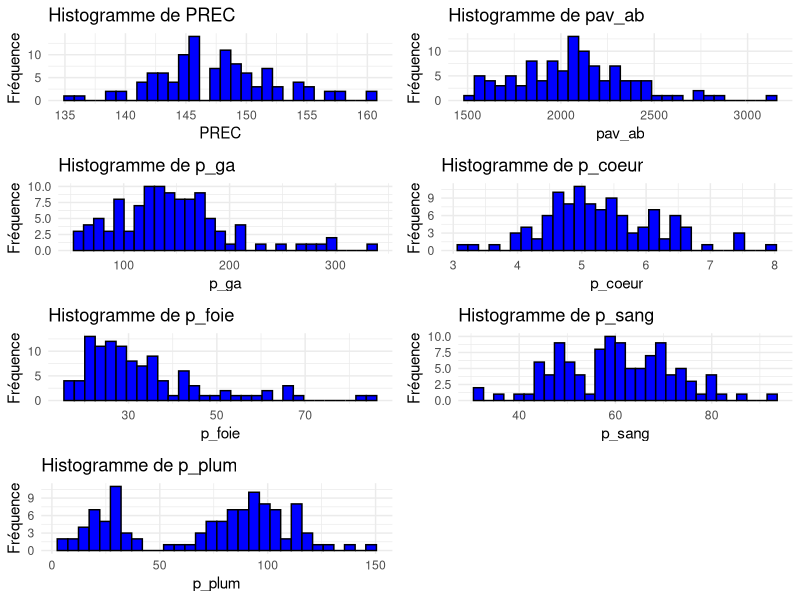
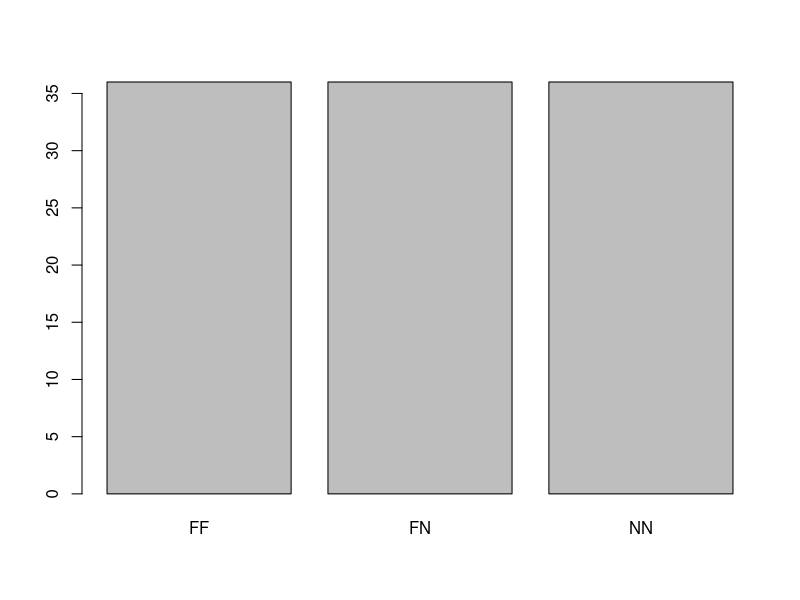
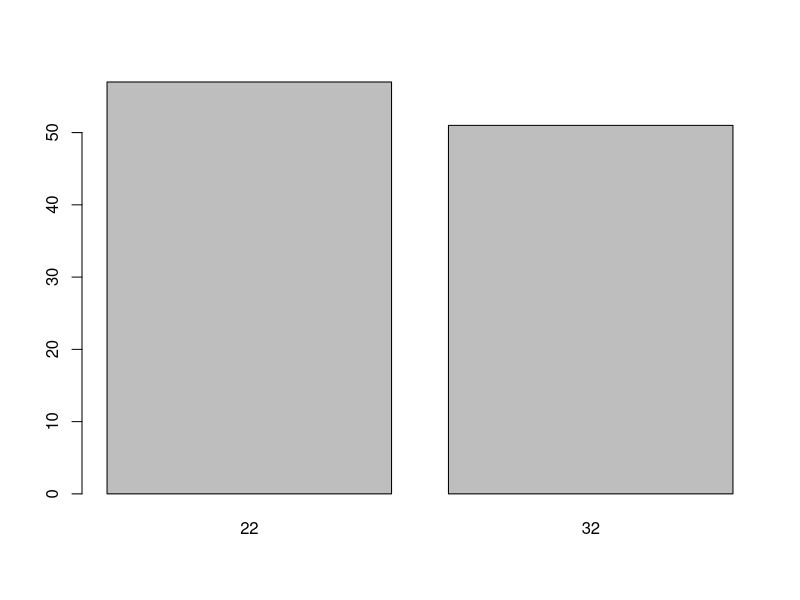
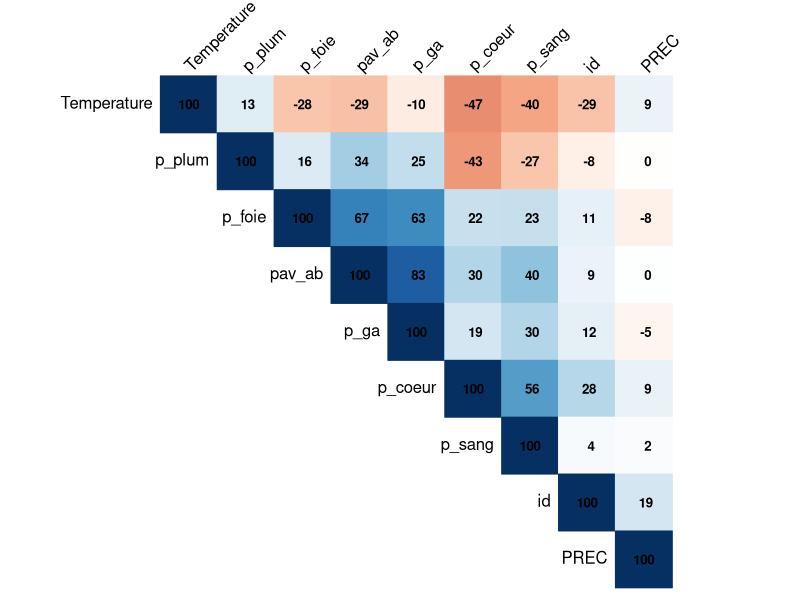
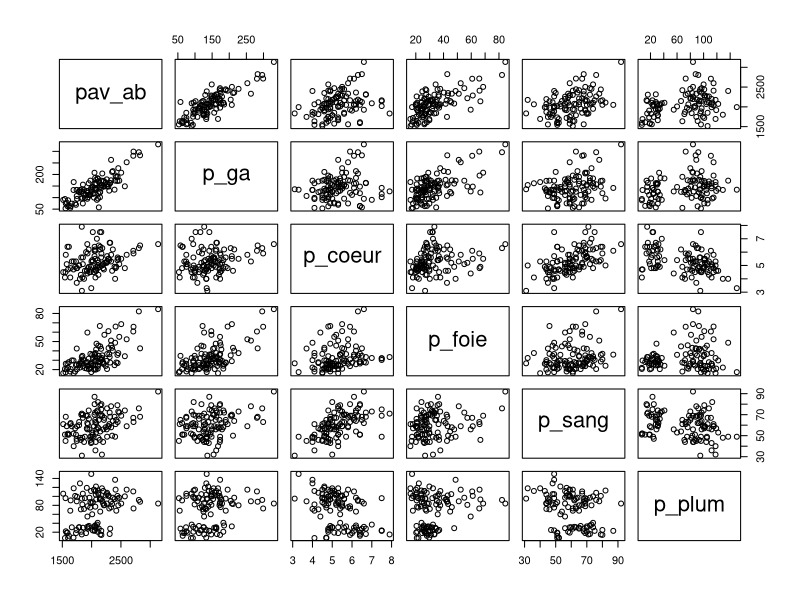
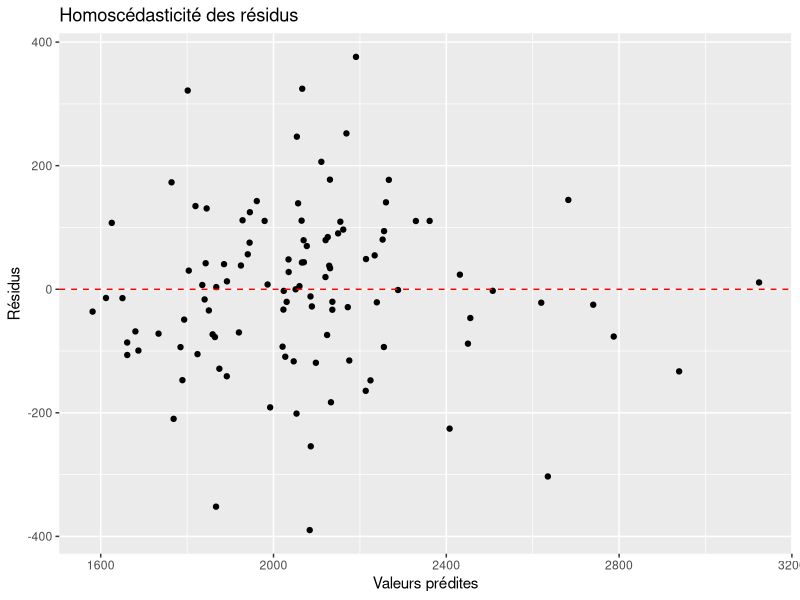
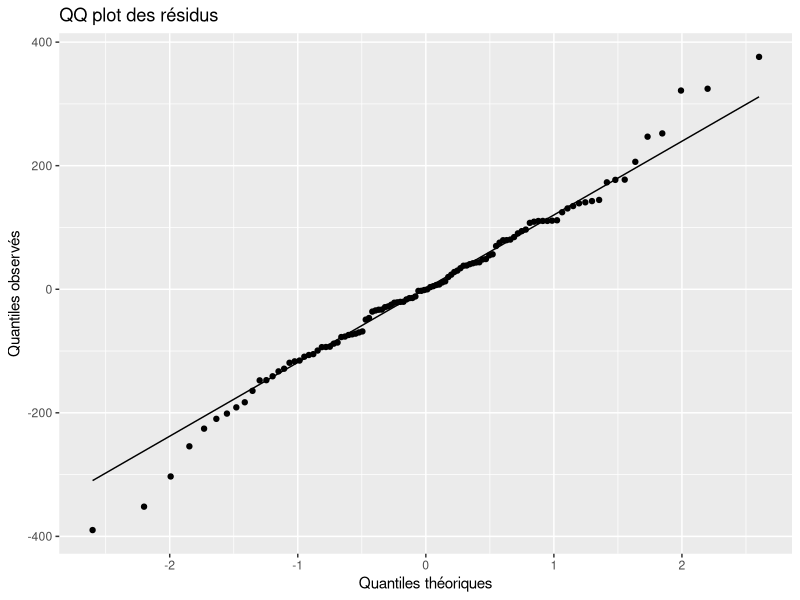

Reproduce these figures in R, in order.
## ---- chunk 1

## ---- chunk 2
# Chargement des données 
poules <- read.table(file = "poules.txt", header = T)
# Afficher les premières ligne du jeu de données
head(poules)

## ---- chunk 3
#| echo: true
# Afficher les informatons sur les variables
str(poules)
## ---- chunk 4
# résumé du jeu de données
summary(poules)
## ---- chunk 5
# Fonction pour calculer la proportion de valeurs manquantes par variable
proportion_valeurs_manquantes <- function(data) {
    # Calcul du nombre de valeurs manquantes par colonne
  nb_valeurs_manquantes <- sapply(data, function(x) sum(is.na(x)))

  # Calcul de la proportion de valeurs manquantes
  proportion_manquantes <- nb_valeurs_manquantes / nrow(data)

  # Création d'un dataframe pour le résultat
  resultat <- data.frame(Nombre = nb_valeurs_manquantes, Proportion = proportion_manquantes)

  return(resultat)
}

# Utilisation de la fonction avec la base de données
resultat <- proportion_valeurs_manquantes(poules)

# Affichage du résultat
resultat
## ---- chunk 6
library(ggplot2)
library(gridExtra)

# Identifier les colonnes quantitatives
vars_quantitatives <- sapply(poules, is.numeric)

# Exclure les variables id et Temperature
vars_exclues <- c("id", "Temperature")

# Initialiser une liste pour stocker les graphiques
plots <- list()

# Créer un histogramme pour chaque variable quantitative
for (var in names(poules)[vars_quantitatives]) {
  if (!(var %in% vars_exclues)) {
    p <- ggplot(poules, aes_string(x = var)) +
            geom_histogram(bins = 30, fill = "blue", color = "black") +
            theme_minimal() +
            labs(title = paste("Histogramme de", var), x = var, y = "Fréquence")
    plots[[var]] <- p
  }
}

# Afficher les graphiques côte à côte
grid.arrange(grobs = plots, ncol = 2)


## ---- chunk 7
barplot(table(poules$genotype))
## ---- chunk 8
barplot(table(poules$Temperature))
## ---- chunk 9
# Charger les packages
library(ggplot2)
library(corrplot)


donnees_quantitatives <- poules[, vars_quantitatives]



# Calculer la matrice de corrélation
matrice_correlation <- cor(donnees_quantitatives, use = "complete.obs")


# Créer la heatmap de corrélation avec des coefficients plus visibles
corrplot(matrice_correlation, method = "color", type = "upper", order = "hclust",
         tl.col = "black", tl.srt = 45, 
         addCoef.col = "black", # Couleur des coefficients
         cl.pos = "n", # Position de la légende de couleur
         cl.cex = 1.2, # Taille de la légende de couleur
         addCoefasPercent = TRUE, # Afficher les coefficients en pourcentage
         number.cex = 0.8) # Taille des chiffres des coefficients

   
## ---- chunk 10
# Sous-ensemble des données pour inclure uniquement les variables incluses dans le modèle
donnees_modele <- poules[, c("pav_ab", "p_ga", "p_coeur", "p_foie", "p_sang", "p_plum")]

# Représentation par paire
pairs(donnees_modele)

## ---- chunk 11
modele_lm <- lm(pav_ab ~ p_ga + p_coeur + p_foie + p_sang + p_plum, data = poules)
summary(modele_lm)
## ---- chunk 12
# nullité de l'espérance des erreurs? réponse OUi
moyenne_esperance <- mean(residuals(modele_lm))
moyenne_esperance

# Absence d'autocorrélation
##install.packages("zoo")
library(lmtest)

durbin_test <- dwtest(modele_lm)
durbin_test
## ---- chunk 13
# Homocédasticité
library(ggplot2)

# Calcul des résidus
residus <- residuals(modele_lm)

# Création du data frame pour ggplot
data <- data.frame(Prediction = predict(modele_lm), Residus = residus)

# Création du graphique avec ggplot
ggplot(data, aes(x = Prediction, y = Residus)) +
  geom_point() +
  geom_hline(yintercept = 0, linetype = "dashed", color = "red") +
  labs(title = "Homoscédasticité des résidus",
       x = "Valeurs prédites",
       y = "Résidus")

## ---- chunk 14
# Normalité?
# Création du data frame pour ggplot
data <- data.frame(Residus = residus)

# Création du graphique avec ggplot
ggplot(data, aes(sample = Residus)) +
  stat_qq() +
  stat_qq_line() +
  labs(title = "QQ plot des résidus",
       x = "Quantiles théoriques",
       y = "Quantiles observés")
